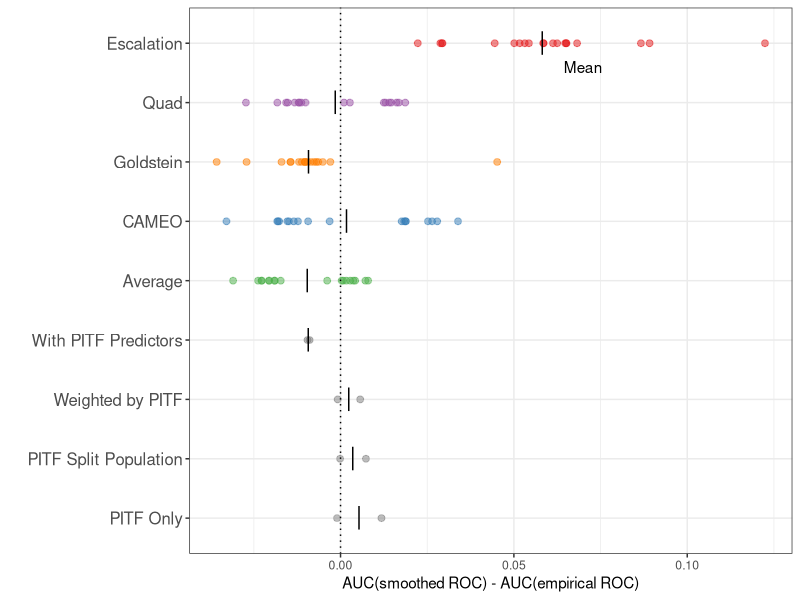

This chart was generated by the following R code:
#
#   Create Figure 2: Gain from using smoothed ROC to calculate AUC
#

library(ggplot2)
library(readr)
library(tibble)
library(dplyr)
library(tidyr)
library(here)

dir.create(here("rep_nosmooth/output/figures"), showWarnings = FALSE)

table1_benefit <- read_csv(here("rep_nosmooth/output/tables/table1-smooth-benefit.csv"))
table2_benefit <- read_csv(here("rep_nosmooth/output/tables/table2-smooth-benefit.csv"))

cols <- c(
  Escalation = "#e41a1c",
  Goldstein = "#ff7f00",
  Quad = "#984ea3",
  CAMEO = "#377eb8",
  Average = "#4daf4a",
  `With PITF Predictors` = "gray50",
  `Weighted by PITF` = "gray50",
  `PITF Split Population` = "gray50",
  `PITF Only` = "gray50"
)

benefit <- bind_rows(
  table1_benefit %>%
    rename(setting = Model) %>%
    pivot_longer(-c(horizon, setting), names_to = "model", values_to = "diff"),
  table2_benefit %>%
    rename(setting = Model, Escalation = `Escalation Only`) %>%
    pivot_longer(-c(horizon, setting), names_to = "model", values_to = "diff")
)

# mean benefit by model
means <- benefit %>%
  group_by(model) %>%
  summarize(avg_benefit = mean(diff))

ann_text <- tibble(horizon = "1 month", diff = 0.07, model = 8.6, label = "Mean")

model_levels <- c("Escalation", "Quad", "Goldstein", "CAMEO", "Average",
                  "With PITF Predictors", "Weighted by PITF", "PITF Split Population",
                  "PITF Only")
p <- benefit %>%
  mutate(model = factor(model, levels = rev(model_levels))) %>%
  ggplot(aes(y = model)) +
  #facet_wrap(~ horizon, scales = "free_x") +
  geom_point(aes(x = diff, color = model), alpha = 0.5, size = 2) +
  scale_color_manual(guide = FALSE, values = cols) +
  geom_point(data = means, aes(x = avg_benefit), shape = "|", color = "black", size = 6) +
  labs(x = "AUC(smoothed ROC) - AUC(empirical ROC)",
       y = "") +
  theme_bw() +
  geom_text(data = ann_text, aes(x = diff, label = label), col = "black") +
  geom_vline(xintercept = 0, linetype = 3) +
  theme(axis.text.y = element_text(size = 12))

ggsave(plot = p,
       filename = here("rep_nosmooth/output/figures/fig-2-benefit-plot.png"),
       height = 3.5, width = 5.5)
